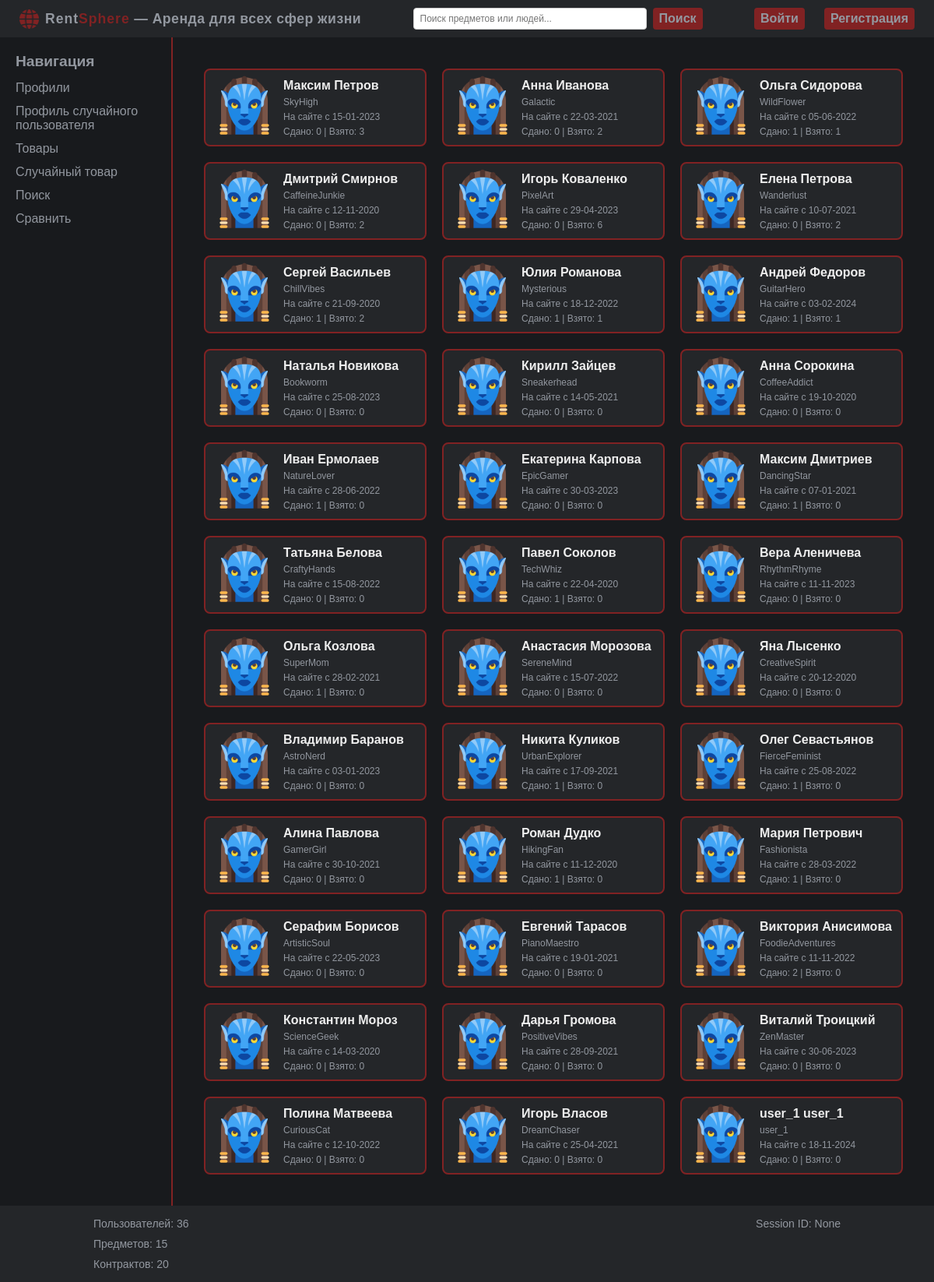
The page /profiles on the database its author committed.
### models.py (models this page shows, shortened)
class User(Base):
    __tablename__ = "users"
    id = Column(Integer, primary_key=True)
    login = Column(String(100), unique=True, nullable=False)
    password = Column(String(200), nullable=False)
    ipn = Column(Integer)
    first_name = Column(String(100))
    last_name = Column(String(100))
    phone_number = Column(String(20))
    email = Column(String(100), unique=True, nullable=False)
    avatar = Column(String(255))
    register_date = Column(Integer)
    compare_items = Column(types.JSON, default=[], nullable=True)
    items = relationship("Item", backref="owner_user")

### app.py (the view)
@app.route("/profiles", methods=["GET"])
def profiles():
    users = models.User.query.all()
    profile_card_data = []
    for user in users:
        items_rented = models.Contract.query.filter_by(owner_id=user.id).count()
        items_borrowed = models.Contract.query.filter_by(renter_id=user.id).count()
        profile_card_data.append({"id": user.id,
                                  "login": user.login,
                                  "first_name": user.first_name,
                                  "last_name": user.last_name,
                                  "avatar": user.avatar,
                                  "register_date": user.register_date,
                                  "items_rented": items_rented,
                                  "items_borrowed": items_borrowed})
    return render_template("profiles.html", users=profile_card_data)

### app.py (called while the page is built, shortened)
@app.teardown_request
def teardown_request(exceptions=None):
    db_session.remove()

@app.context_processor
def stats_data():
    session_id = session.get("user_id")
    users_total = models.User.query.count()
    items_total = models.Item.query.count()
    contracts_total = models.Contract.query.count()
    stats = {"users_total": users_total,
             "items_total": items_total,
             "contracts_total": contracts_total,
             "session_id": session_id}
    return dict(stats=stats)

@app.context_processor
def inject_user():
    user_id = session.get("user_id")
    user_data = {"id": None, "login": "Guest"}
    return {"current_user": user_data}

### templates/profiles.html (shortened to what this page needs)
{% extends 'base.html' %}
{% block content %}
    {% include 'profiles_list.html' %}
{% endblock %}

### templates/profiles_list.html
<div class="users-container">
    {% for user in users %}
    <a href="{{ url_for('profile', user_id=user.id) }}" class="user-card">
        <div class="user-avatar">
            <img src="{{ url_for('static', filename='images/default_avatar.png') }}" alt="Аватар">
        </div>
        <div class="user-short-details">
            <div class="user-name">{{ user.first_name }} {{ user.last_name }}</div>
            <div class="user-data">{{ user.login }}</div>
            <div class="user-data">На сайте с {{ user.register_date }}</div>
            <div class="user-data">Сдано: {{ user.items_rented }} | Взято: {{ user.items_borrowed }}</div>
        </div>
    </a>
    {% endfor %}
</div>

### static/css/styles.css (style rules this page uses)
body { background-color: #181A1D; color: #EEEEEE; margin: 0; font-family: Arial, sans-serif; }

### static/css/modules/profiles.css (style rules this page uses)
.users-container { display: grid; grid-template-columns: repeat(3, 1fr); gap: 20px; margin: 20px; max-width: 1000px; }
.user-card { display: flex; background-color: #242629; color: #EEEEEE; border-radius: 8px; padding: 10px; transition: background-color 0.3s; border: 2px solid #812223; align-items: center; height: 100px; text-decoration: none; box-sizing: border-box; }
.user-avatar { margin-right: 10px; }
.user-avatar img { width: 80px; height: 80px; border-radius: 15%; }
.user-short-details { display: flex; flex-direction: column; justify-content: center; }
.user-name { font-size: 16px; font-weight: bold; }
.user-data { color: #92979F; margin-top: 5px; font-size: 12px; }

### rows shown on the page
User: first_name "Максим", last_name "Петров", login "SkyHigh", register_date "15-01-2023", items_rented "0", items_borrowed "3"
User: first_name "Анна", last_name "Иванова", login "Galactic", register_date "22-03-2021", items_rented "0", items_borrowed "2"
User: first_name "Ольга", last_name "Сидорова", login "WildFlower", register_date "05-06-2022", items_rented "1", items_borrowed "1"
User: first_name "Дмитрий", last_name "Смирнов", login "CaffeineJunkie", register_date "12-11-2020", items_rented "0", items_borrowed "2"
User: first_name "Игорь", last_name "Коваленко", login "PixelArt", register_date "29-04-2023", items_rented "0", items_borrowed "6"
User: first_name "Елена", last_name "Петрова", login "Wanderlust", register_date "10-07-2021", items_rented "0", items_borrowed "2"
User: first_name "Сергей", last_name "Васильев", login "ChillVibes", register_date "21-09-2020", items_rented "1", items_borrowed "2"
User: first_name "Юлия", last_name "Романова", login "Mysterious", register_date "18-12-2022", items_rented "1", items_borrowed "1"
User: first_name "Андрей", last_name "Федоров", login "GuitarHero", register_date "03-02-2024", items_rented "1", items_borrowed "1"
User: first_name "Наталья", last_name "Новикова", login "Bookworm", register_date "25-08-2023", items_rented "0", items_borrowed "0"
User: first_name "Кирилл", last_name "Зайцев", login "Sneakerhead", register_date "14-05-2021", items_rented "0", items_borrowed "0"
User: first_name "Анна", last_name "Сорокина", login "CoffeeAddict", register_date "19-10-2020", items_rented "0", items_borrowed "0"
User: first_name "Иван", last_name "Ермолаев", login "NatureLover", register_date "28-06-2022", items_rented "1", items_borrowed "0"
User: first_name "Екатерина", last_name "Карпова", login "EpicGamer", register_date "30-03-2023", items_rented "0", items_borrowed "0"
User: first_name "Максим", last_name "Дмитриев", login "DancingStar", register_date "07-01-2021", items_rented "1", items_borrowed "0"
User: first_name "Татьяна", last_name "Белова", login "CraftyHands", register_date "15-08-2022", items_rented "0", items_borrowed "0"
User: first_name "Павел", last_name "Соколов", login "TechWhiz", register_date "22-04-2020", items_rented "1", items_borrowed "0"
User: first_name "Вера", last_name "Аленичева", login "RhythmRhyme", register_date "11-11-2023", items_rented "0", items_borrowed "0"
User: first_name "Ольга", last_name "Козлова", login "SuperMom", register_date "28-02-2021", items_rented "1", items_borrowed "0"
User: first_name "Анастасия", last_name "Морозова", login "SereneMind", register_date "15-07-2022", items_rented "0", items_borrowed "0"
User: first_name "Яна", last_name "Лысенко", login "CreativeSpirit", register_date "20-12-2020", items_rented "0", items_borrowed "0"
User: first_name "Владимир", last_name "Баранов", login "AstroNerd", register_date "03-01-2023", items_rented "0", items_borrowed "0"
User: first_name "Никита", last_name "Куликов", login "UrbanExplorer", register_date "17-09-2021", items_rented "1", items_borrowed "0"
User: first_name "Олег", last_name "Севастьянов", login "FierceFeminist", register_date "25-08-2022", items_rented "1", items_borrowed "0"
User: first_name "Алина", last_name "Павлова", login "GamerGirl", register_date "30-10-2021", items_rented "0", items_borrowed "0"
User: first_name "Роман", last_name "Дудко", login "HikingFan", register_date "11-12-2020", items_rented "1", items_borrowed "0"
User: first_name "Мария", last_name "Петрович", login "Fashionista", register_date "28-03-2022", items_rented "1", items_borrowed "0"
User: first_name "Серафим", last_name "Борисов", login "ArtisticSoul", register_date "22-05-2023", items_rented "0", items_borrowed "0"
User: first_name "Евгений", last_name "Тарасов", login "PianoMaestro", register_date "19-01-2021", items_rented "0", items_borrowed "0"
User: first_name "Виктория", last_name "Анисимова", login "FoodieAdventures", register_date "11-11-2022", items_rented "2", items_borrowed "0"
User: first_name "Константин", last_name "Мороз", login "ScienceGeek", register_date "14-03-2020", items_rented "0", items_borrowed "0"
User: first_name "Дарья", last_name "Громова", login "PositiveVibes", register_date "28-09-2021", items_rented "0", items_borrowed "0"
User: first_name "Виталий", last_name "Троицкий", login "ZenMaster", register_date "30-06-2023", items_rented "0", items_borrowed "0"
User: first_name "Полина", last_name "Матвеева", login "CuriousCat", register_date "12-10-2022", items_rented "0", items_borrowed "0"
User: first_name "Игорь", last_name "Власов", login "DreamChaser", register_date "25-04-2021", items_rented "0", items_borrowed "0"
User: first_name "user_1", last_name "user_1", login "user_1", register_date "18-11-2024", items_rented "0", items_borrowed "0"

### other values the page prints
{{ stats.users_total }} "36"
{{ stats.session_id }} "None"
{{ stats.items_total }} "15"
{{ stats.contracts_total }} "20"
